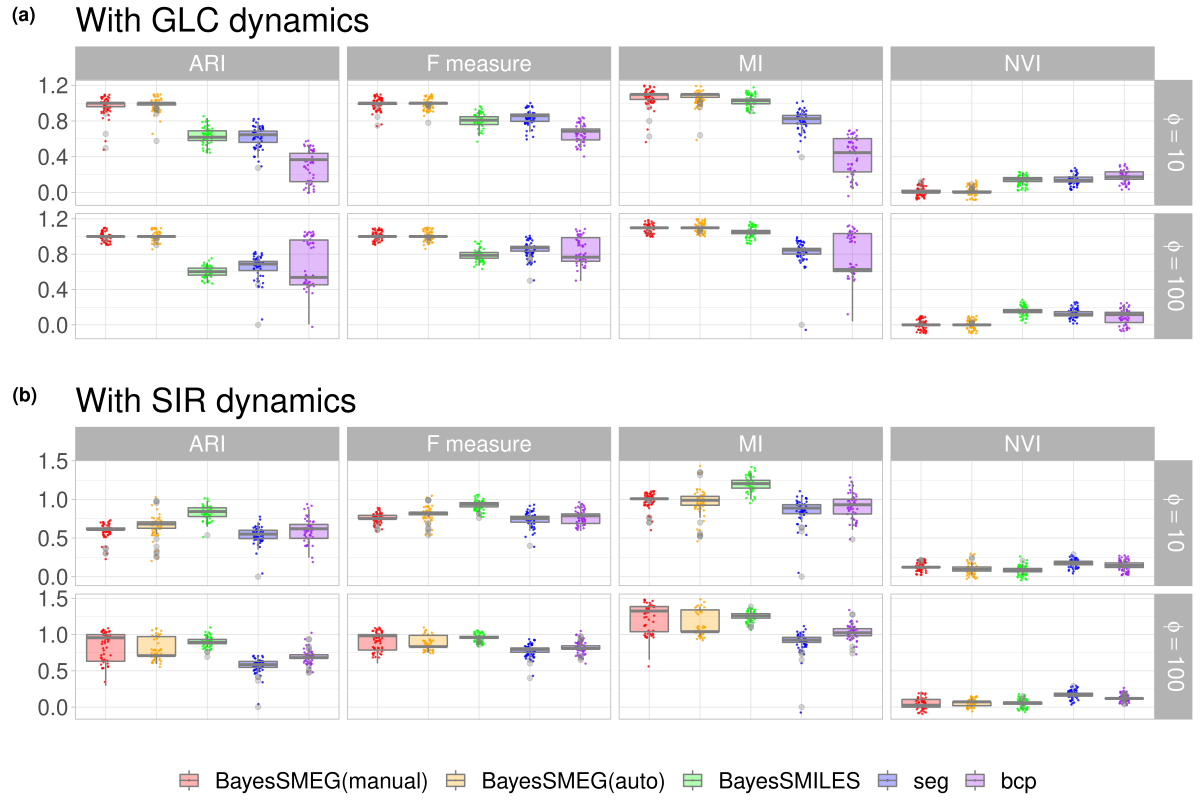

The script that drew this image:
library(tidyverse)
library(ggpubr)

load("data/fig1.RData")

gg1 <- ggplot(data = out.growth.temp3, aes(x = Method, y = Value)) +
  geom_jitter(aes(color = Method), width = 0.1, height = 0.1, alpha = 0.7, size = 0.2) +
  geom_boxplot(aes(fill = Method), alpha = 0.3, color = "grey50") +
  facet_grid(phi~ Measure, scales = "free", labeller = label_parsed) +
  theme_light() + labs(title = "With GLC dynamics", x = '', y = '', color = NULL, fill = NULL) +
  theme(axis.text.x = element_blank(), axis.ticks.x = element_blank(),
        text = element_text(size = 20), legend.position="none") + 
  scale_fill_manual(values = c("red", "orange", "green", "blue", "purple")) +
  scale_color_manual(values = c("red", "orange", "green", "blue", "purple"))

gg2 <- ggplot(data = out.sir.temp3, aes(x = Method, y = Value)) +
  geom_jitter(aes(color = Method), width = 0.1, height = 0.1, alpha = 0.7, size = 0.2) +
  geom_boxplot(aes(fill = Method), alpha = 0.3, color = "grey50") +
  facet_grid(phi~ Measure, scales = "free", labeller = label_parsed) +
  theme_light() + labs(title = "With SIR dynamics", x = '', y = '', color = NULL, fill = NULL) +
  theme(axis.text.x = element_blank(), axis.ticks.x = element_blank(),
        text = element_text(size = 20), legend.position="bottom") + 
  scale_fill_manual(values = c("red", "orange", "green", "blue", "purple")) + 
  scale_color_manual(values = c("red", "orange", "green", "blue", "purple"))

ggpubr::ggarrange( gg1, gg2, nrow = 2, labels=c("(a)","(b)"), common.legend = T, legend = "bottom")
